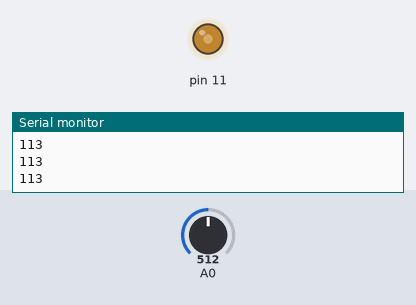
A sketch run on a simulated Arduino Uno, built with avr-gcc and run on an emulated ATmega328P. Shown: output pins drawn as LEDs (lit = HIGH), the last lines printed to the serial monitor. Inputs (shaded band) come from the test bench; at power-on: A0 = 512.

Above: at 1.2 s.
1.3 s: A0 set to 716
At 2.2 s:
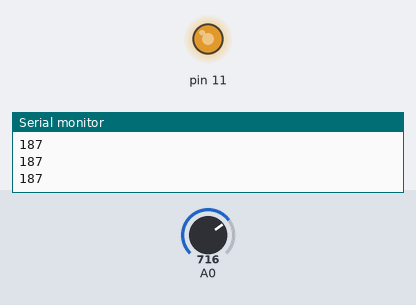
2.8 s: A0 set to 900
At 3.4 s:
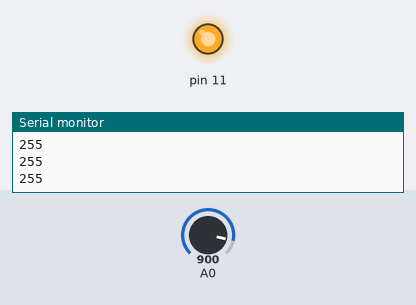
4.3 s: A0 set to 306
At 4.6 s:
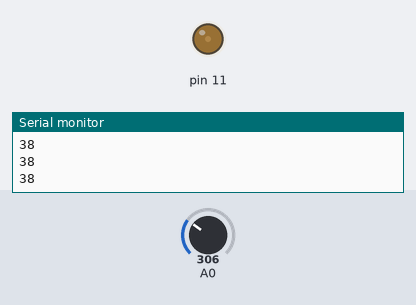
5.8 s: A0 set to 122
At 7.0 s:
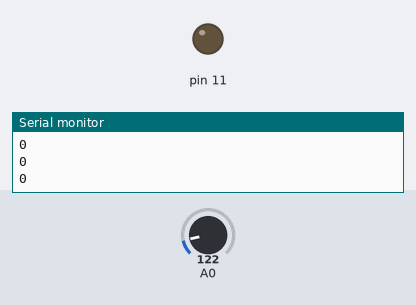
7.3 s: A0 set to 511
At 8.1 s:
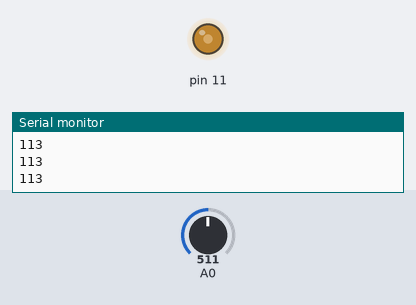
8.8 s: A0 set to 0
At 9.3 s:
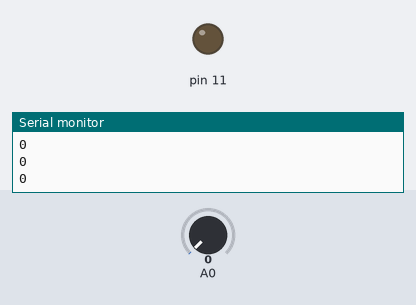
Timing chart, 0 to 11.3 s (numbered marks = the images above; inputs shaded):
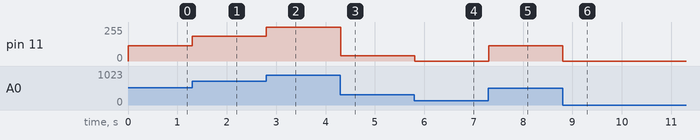

Measured:
- after the input at 1.3 s, pin 11: 113/255 → 187/255 at once
- after the input at 2.8 s, pin 11: 187/255 → 255/255 at once
- after the input at 4.3 s, pin 11: 255/255 → 38/255 at once
- after the input at 5.8 s, pin 11: 38/255 → 0/255 at once
- after the input at 7.3 s, pin 11: 0/255 → 113/255 at once
- after the input at 8.8 s, pin 11: 113/255 → 0/255 at once

The sketch:

photo_resistor.ino
```cpp
int val = 0;
int aout=0;
void setup() {
  Serial.begin(9600);
  pinMode(11, OUTPUT);
}

void loop()
{
  val = analogRead(A0);

  aout = map(val, 200, 900, 0, 255);
  aout = constrain(aout, 0, 255);
  analogWrite(11, aout);
  Serial.println(aout);
  delay(10);
}
```
